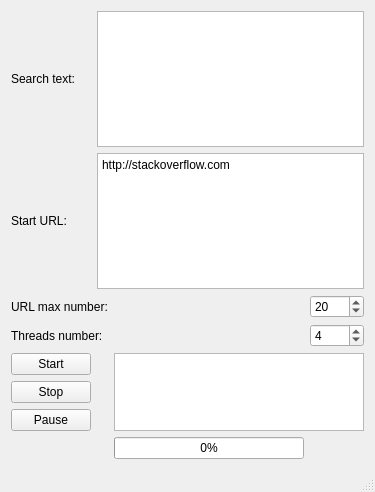
<?xml version="1.0" encoding="UTF-8"?>
<ui version="4.0">
 <class>HtmlPageSearcherClass</class>
 <widget class="QMainWindow" name="HtmlPageSearcherClass">
  <property name="geometry">
   <rect>
    <x>0</x>
    <y>0</y>
    <width>375</width>
    <height>492</height>
   </rect>
  </property>
  <property name="windowTitle">
   <string>HtmlPageSearcher</string>
  </property>
  <widget class="QWidget" name="centralWidget">
   <layout class="QGridLayout" name="gridLayout">
    <item row="0" column="0">
     <widget class="QLabel" name="m_search_text_label">
      <property name="text">
       <string>Search text:</string>
      </property>
     </widget>
    </item>
    <item row="0" column="1" colspan="3">
     <widget class="QPlainTextEdit" name="m_search_text_edit"/>
    </item>
    <item row="1" column="0">
     <widget class="QLabel" name="m_start_url_label">
      <property name="text">
       <string>Start URL:</string>
      </property>
     </widget>
    </item>
    <item row="1" column="1" colspan="3">
     <widget class="QPlainTextEdit" name="m_start_url_text_edit">
      <property name="plainText">
       <string>http://stackoverflow.com</string>
      </property>
     </widget>
    </item>
    <item row="2" column="0" colspan="2">
     <widget class="QLabel" name="m_max_urls_number_label">
      <property name="text">
       <string>URL max number:</string>
      </property>
     </widget>
    </item>
    <item row="2" column="3">
     <widget class="QSpinBox" name="m_url_max_number_spin_box">
      <property name="minimum">
       <number>1</number>
      </property>
      <property name="maximum">
       <number>1000</number>
      </property>
      <property name="value">
       <number>20</number>
      </property>
     </widget>
    </item>
    <item row="3" column="0" colspan="2">
     <widget class="QLabel" name="m_threads_number_label">
      <property name="text">
       <string>Threads number:</string>
      </property>
     </widget>
    </item>
    <item row="3" column="3">
     <widget class="QSpinBox" name="m_threads_number_spin_box">
      <property name="minimum">
       <number>1</number>
      </property>
      <property name="maximum">
       <number>8</number>
      </property>
      <property name="value">
       <number>4</number>
      </property>
     </widget>
    </item>
    <item row="4" column="0">
     <widget class="QPushButton" name="m_button_start">
      <property name="text">
       <string>Start</string>
      </property>
     </widget>
    </item>
    <item row="4" column="2" rowspan="3" colspan="2">
     <widget class="QTextEdit" name="m_text_edit"/>
    </item>
    <item row="5" column="0">
     <widget class="QPushButton" name="m_button_stop">
      <property name="text">
       <string>Stop</string>
      </property>
     </widget>
    </item>
    <item row="6" column="0">
     <widget class="QPushButton" name="m_button_pause">
      <property name="text">
       <string>Pause</string>
      </property>
     </widget>
    </item>
    <item row="7" column="2">
     <widget class="QProgressBar" name="m_progress_bar">
      <property name="maximum">
       <number>100</number>
      </property>
      <property name="value">
       <number>0</number>
      </property>
     </widget>
    </item>
   </layout>
  </widget>
  <widget class="QStatusBar" name="statusBar"/>
 </widget>
 <layoutdefault spacing="6" margin="11"/>
 <resources>
  <include location="HtmlPageSearcher.qrc"/>
 </resources>
 <connections/>
</ui>
